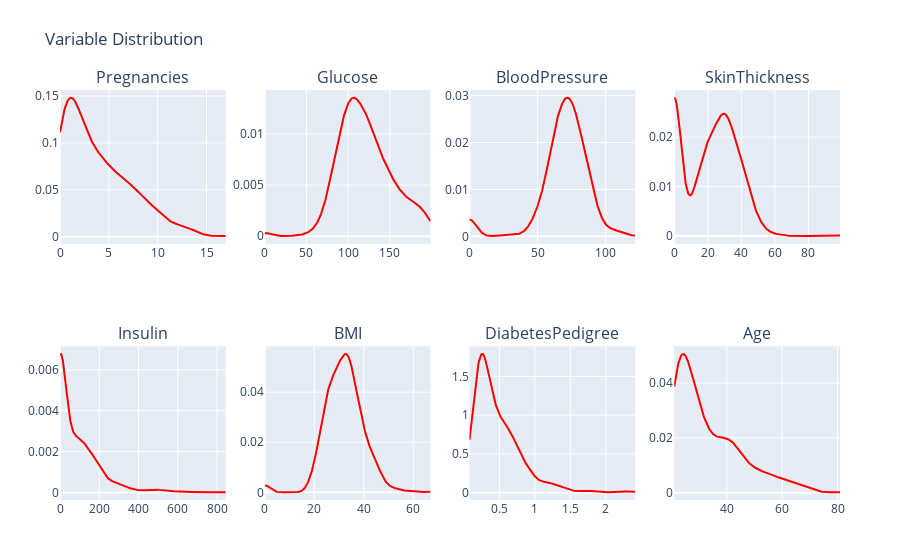

The code cell stored with this chart in its notebook:
### Code cell
# Columns for the distribution plots
col = ["Pregnancies", "Glucose", "BloodPressure", "SkinThickness",
                   "Insulin", "BMI", "DiabetesPedigree", "Age"]
# Creating a subplot with 2 rows and 4 columns
figure = make_subplots(rows=2, cols=4, subplot_titles = col)
# Iteration through each column
for i, column in enumerate(col):
    datahist = [dataset[column].dropna()]
    label = [column]    
    fig = ff.create_distplot(datahist, label, show_hist=False, show_rug=False, curve_type='kde')
    line = fig['data'][0]
    line.update(line=dict(color='red'))
    figure.add_trace(line, row=(i // 4) + 1, col=(i % 4) + 1)
figure.update_layout(title_text='Variable Distribution')
figure.update_layout(margin=dict(t=90, l=60, r=60, b=60))
figure.update_layout(showlegend=False)
figure.show()

### Figure 1 — Plotly figure (JSON) as saved in the notebook; plotly's stock layout.template omitted (floating-point values rounded to 4 significant figures; data arrays with more than 128 entries replaced by an {"elided": "..."} marker saying what was removed)
{"data": [{"legendgroup": "Pregnancies", "line": {"color": "red"}, "marker": {"color": "rgb(31, 119, 180)"}, "mode": "lines", "name": "Pregnancies", "showlegend": true, "type": "scatter", "x": {"elided": "500 float values"}, "xaxis": "x", "y": {"elided": "500 float values"}, "yaxis": "y"}, {"legendgroup": "Glucose", "line": {"color": "red"}, "marker": {"color": "rgb(31, 119, 180)"}, "mode": "lines", "name": "Glucose", "showlegend": true, "type": "scatter", "x": {"elided": "500 float values"}, "xaxis": "x2", "y": {"elided": "500 float values"}, "yaxis": "y2"}, {"legendgroup": "BloodPressure", "line": {"color": "red"}, "marker": {"color": "rgb(31, 119, 180)"}, "mode": "lines", "name": "BloodPressure", "showlegend": true, "type": "scatter", "x": {"elided": "500 float values"}, "xaxis": "x3", "y": {"elided": "500 float values"}, "yaxis": "y3"}, {"legendgroup": "SkinThickness", "line": {"color": "red"}, "marker": {"color": "rgb(31, 119, 180)"}, "mode": "lines", "name": "SkinThickness", "showlegend": true, "type": "scatter", "x": {"elided": "500 float values"}, "xaxis": "x4", "y": {"elided": "500 float values"}, "yaxis": "y4"}, {"legendgroup": "Insulin", "line": {"color": "red"}, "marker": {"color": "rgb(31, 119, 180)"}, "mode": "lines", "name": "Insulin", "showlegend": true, "type": "scatter", "x": {"elided": "500 float values"}, "xaxis": "x5", "y": {"elided": "500 float values"}, "yaxis": "y5"}, {"legendgroup": "BMI", "line": {"color": "red"}, "marker": {"color": "rgb(31, 119, 180)"}, "mode": "lines", "name": "BMI", "showlegend": true, "type": "scatter", "x": {"elided": "500 float values"}, "xaxis": "x6", "y": {"elided": "500 float values"}, "yaxis": "y6"}, {"legendgroup": "DiabetesPedigree", "line": {"color": "red"}, "marker": {"color": "rgb(31, 119, 180)"}, "mode": "lines", "name": "DiabetesPedigree", "showlegend": true, "type": "scatter", "x": {"elided": "500 float values"}, "xaxis": "x7", "y": {"elided": "500 float values"}, "yaxis": "y7"}, {"legendgroup": "Age", "line": {"color": "red"}, "marker": {"color": "rgb(31, 119, 180)"}, "mode": "lines", "name": "Age", "showlegend": true, "type": "scatter", "x": {"elided": "500 float values"}, "xaxis": "x8", "y": {"elided": "500 float values"}, "yaxis": "y8"}], "layout": {"annotations": [{"font": {"size": 16}, "showarrow": false, "text": "Pregnancies", "x": 0.1062, "xanchor": "center", "xref": "paper", "y": 1, "yanchor": "bottom", "yref": "paper"}, {"font": {"size": 16}, "showarrow": false, "text": "Glucose", "x": 0.3688, "xanchor": "center", "xref": "paper", "y": 1, "yanchor": "bottom", "yref": "paper"}, {"font": {"size": 16}, "showarrow": false, "text": "BloodPressure", "x": 0.6313, "xanchor": "center", "xref": "paper", "y": 1, "yanchor": "bottom", "yref": "paper"}, {"font": {"size": 16}, "showarrow": false, "text": "SkinThickness", "x": 0.8938, "xanchor": "center", "xref": "paper", "y": 1, "yanchor": "bottom", "yref": "paper"}, {"font": {"size": 16}, "showarrow": false, "text": "Insulin", "x": 0.1062, "xanchor": "center", "xref": "paper", "y": 0.375, "yanchor": "bottom", "yref": "paper"}, {"font": {"size": 16}, "showarrow": false, "text": "BMI", "x": 0.3688, "xanchor": "center", "xref": "paper", "y": 0.375, "yanchor": "bottom", "yref": "paper"}, {"font": {"size": 16}, "showarrow": false, "text": "DiabetesPedigree", "x": 0.6313, "xanchor": "center", "xref": "paper", "y": 0.375, "yanchor": "bottom", "yref": "paper"}, {"font": {"size": 16}, "showarrow": false, "text": "Age", "x": 0.8938, "xanchor": "center", "xref": "paper", "y": 0.375, "yanchor": "bottom", "yref": "paper"}], "autosize": true, "margin": {"b": 60, "l": 60, "r": 60, "t": 90}, "showlegend": false, "title": {"text": "Variable Distribution"}, "xaxis": {"anchor": "y", "autorange": true, "domain": [0, 0.2125], "range": [0, 16.97], "type": "linear"}, "xaxis2": {"anchor": "y2", "autorange": true, "domain": [0.2625, 0.475], "range": [0, 198.6], "type": "linear"}, "xaxis3": {"anchor": "y3", "autorange": true, "domain": [0.525, 0.7375], "range": [0, 121.8], "type": "linear"}, "xaxis4": {"anchor": "y4", "autorange": true, "domain": [0.7875, 1], "range": [0, 98.8], "type": "linear"}, "xaxis5": {"anchor": "y5", "autorange": true, "domain": [0, 0.2125], "range": [0, 844.3], "type": "linear"}, "xaxis6": {"anchor": "y6", "autorange": true, "domain": [0.2625, 0.475], "range": [0, 66.97], "type": "linear"}, "xaxis7": {"anchor": "y7", "autorange": true, "domain": [0.525, 0.7375], "range": [0.078, 2.415], "type": "linear"}, "xaxis8": {"anchor": "y8", "autorange": true, "domain": [0.7875, 1], "range": [21, 80.88], "type": "linear"}, "yaxis": {"anchor": "x", "autorange": true, "domain": [0.625, 1], "range": [-0.007545, 0.1564], "type": "linear"}, "yaxis2": {"anchor": "x2", "autorange": true, "domain": [0.625, 1], "range": [-0.000743, 0.01431], "type": "linear"}, "yaxis3": {"anchor": "x3", "autorange": true, "domain": [0.625, 1], "range": [-0.001572, 0.03119], "type": "linear"}, "yaxis4": {"anchor": "x4", "autorange": true, "domain": [0.625, 1], "range": [-0.001553, 0.02952], "type": "linear"}, "yaxis5": {"anchor": "x5", "autorange": true, "domain": [0, 0.375], "range": [-0.0003676, 0.007159], "type": "linear"}, "yaxis6": {"anchor": "x6", "autorange": true, "domain": [0, 0.375], "range": [-0.003071, 0.05836], "type": "linear"}, "yaxis7": {"anchor": "x7", "autorange": true, "domain": [0, 0.375], "range": [-0.09427, 1.89], "type": "linear"}, "yaxis8": {"anchor": "x8", "autorange": true, "domain": [0, 0.375], "range": [-0.002655, 0.05339], "type": "linear"}}}
